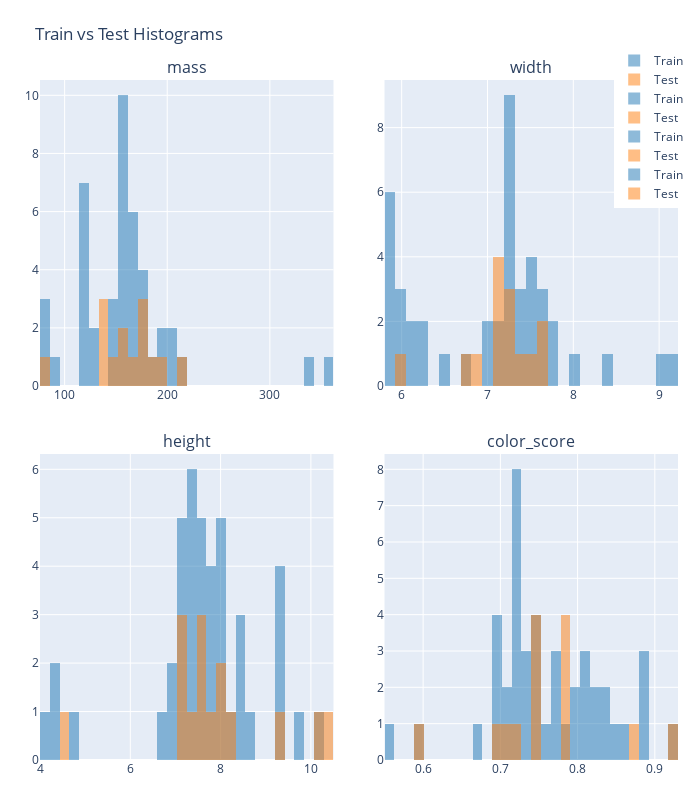

Notebook cell for this chart:
### Code cell
num_cols = X_train.select_dtypes(include='number').columns
n = len(num_cols)
cols = 2
rows = ceil(n / cols)

# --- Create subplots ---
fig = make_subplots(
    rows=rows, cols=cols,
    subplot_titles=num_cols,
    horizontal_spacing=0.08,
    vertical_spacing=0.1
)

# --- Add histograms ---
bins = 30
density = False

for i, col in enumerate(num_cols):
    r = i // cols + 1
    c = i % cols + 1

    a = X_train[col].dropna().values
    b = X_test[col].dropna().values

    # Shared bin edges for fair comparison
    if a.size and b.size:
        lo, hi = min(a.min(), b.min()), max(a.max(), b.max())
        if lo < hi:
            edges = np.linspace(lo, hi, bins + 1)
        else:
            edges = bins
    else:
        edges = bins

    # Train histogram
    fig.add_trace(
        go.Histogram(
            x=a,
            name='Train',
            nbinsx=bins,
            xbins=dict(start=edges[0], end=edges[-1], size=(edges[-1] - edges[0]) / bins) if isinstance(edges, np.ndarray) else None,
            opacity=0.5,
            marker_color='#1f77b4',
            histnorm='probability' if density else None
        ),
        row=r, col=c
    )

    # Test histogram
    fig.add_trace(
        go.Histogram(
            x=b,
            name='Test',
            nbinsx=bins,
            xbins=dict(start=edges[0], end=edges[-1], size=(edges[-1] - edges[0]) / bins) if isinstance(edges, np.ndarray) else None,
            opacity=0.5,
            marker_color='#ff7f0e',
            histnorm='probability' if density else None
        ),
        row=r, col=c
    )

# --- Layout & Aesthetics ---
fig.update_layout(
    height=400 * rows, width=700,
    title_text='Train vs Test Histograms',
    showlegend=True,
    legend=dict(x=0.9, y=1.05),
    barmode='overlay',
    margin=dict(l=40, r=20, t=80, b=40),
)

fig.update_xaxes(showgrid=True)
fig.update_yaxes(showgrid=True)

# --- Show and/or save ---
# fig.write_html('train_test_histograms.html')
fig.show()
# Optional static export:
# fig.write_image('train_test_histograms.png', scale=2)

### Figure 1 — Plotly figure (JSON) as saved in the notebook; plotly's stock layout.template omitted (floating-point values rounded to 4 significant figures)
{"data": [{"marker": {"color": "#1f77b4"}, "name": "Train", "nbinsx": 30, "opacity": 0.5, "type": "histogram", "x": [154, 174, 76, 152, 164, 132, 160, 154, 116, 162, 116, 204, 156, 80, 210, 156, 130, 160, 116, 178, 164, 356, 168, 118, 152, 118, 158, 180, 154, 186, 342, 80, 170, 160, 156, 162, 172, 144, 116, 86, 192, 120, 196, 200], "xaxis": "x", "xbins": {"end": 362, "size": 9.533, "start": 76}, "yaxis": "y"}, {"marker": {"color": "#ff7f0e"}, "name": "Test", "nbinsx": 30, "opacity": 0.5, "type": "histogram", "x": [362, 150, 194, 140, 172, 176, 142, 216, 154, 140, 84, 166, 158, 180, 190], "xaxis": "x", "xbins": {"end": 362, "size": 9.533, "start": 76}, "yaxis": "y"}, {"marker": {"color": "#1f77b4"}, "name": "Train", "nbinsx": 30, "opacity": 0.5, "type": "histogram", "x": [7.2, 7.3, 5.8, 7.6, 7.2, 5.8, 7, 7.3, 5.9, 7.5, 6.3, 7.5, 7.7, 5.8, 7.8, 7.6, 6, 7.5, 6, 7.1, 7.3, 9.2, 7.5, 6.1, 6.5, 5.9, 7.2, 8, 7, 7.2, 9, 5.9, 7.6, 7.1, 7.4, 7.4, 7.4, 6.8, 6.1, 6.2, 8.4, 6, 7.3, 7.3], "xaxis": "x2", "xbins": {"end": 9.6, "size": 0.1267, "start": 5.8}, "yaxis": "y2"}, {"marker": {"color": "#ff7f0e"}, "name": "Test", "nbinsx": 30, "opacity": 0.5, "type": "histogram", "x": [9.6, 7.1, 7.2, 6.7, 7.1, 7.4, 7.6, 7.3, 7.1, 7.3, 6, 6.9, 7.1, 7.6, 7.5], "xaxis": "x2", "xbins": {"end": 9.6, "size": 0.1267, "start": 5.8}, "yaxis": "y2"}, {"marker": {"color": "#1f77b4"}, "name": "Train", "nbinsx": 30, "opacity": 0.5, "type": "histogram", "x": [7.2, 10.1, 4, 7.3, 7, 8.7, 7.4, 7.3, 8.1, 7.1, 7.7, 9.2, 7.1, 4.3, 8, 7.5, 8.2, 7.5, 7.5, 7.8, 7.7, 9.2, 7.6, 8.1, 8.5, 8, 7.8, 6.8, 7.1, 9.2, 9.4, 4.3, 7.9, 7.6, 7.4, 7.2, 7, 7.4, 8.5, 4.7, 7.3, 8.4, 9.7, 10.5], "xaxis": "x3", "xbins": {"end": 10.5, "size": 0.2167, "start": 4}, "yaxis": "y3"}, {"marker": {"color": "#ff7f0e"}, "name": "Test", "nbinsx": 30, "opacity": 0.5, "type": "histogram", "x": [9.2, 7.9, 10.3, 7.1, 7.6, 7.2, 7.8, 10.2, 7.5, 7.1, 4.6, 7.3, 7.5, 8.2, 8.1], "xaxis": "x3", "xbins": {"end": 10.5, "size": 0.2167, "start": 4}, "yaxis": "y3"}, {"marker": {"color": "#1f77b4"}, "name": "Train", "nbinsx": 30, "opacity": 0.5, "type": "histogram", "x": [0.82, 0.72, 0.81, 0.69, 0.8, 0.73, 0.81, 0.79, 0.73, 0.83, 0.72, 0.77, 0.69, 0.77, 0.82, 0.67, 0.71, 0.86, 0.72, 0.92, 0.7, 0.75, 0.73, 0.7, 0.72, 0.72, 0.77, 0.59, 0.88, 0.72, 0.75, 0.81, 0.88, 0.76, 0.84, 0.85, 0.89, 0.75, 0.71, 0.8, 0.55, 0.74, 0.72, 0.72], "xaxis": "x4", "xbins": {"end": 0.93, "size": 0.01267, "start": 0.55}, "yaxis": "y4"}, {"marker": {"color": "#ff7f0e"}, "name": "Test", "nbinsx": 30, "opacity": 0.5, "type": "histogram", "x": [0.74, 0.75, 0.7, 0.72, 0.92, 0.6, 0.75, 0.71, 0.78, 0.87, 0.79, 0.93, 0.79, 0.79, 0.74], "xaxis": "x4", "xbins": {"end": 0.93, "size": 0.01267, "start": 0.55}, "yaxis": "y4"}], "layout": {"annotations": [{"font": {"size": 16}, "showarrow": false, "text": "mass", "x": 0.23, "xanchor": "center", "xref": "paper", "y": 1, "yanchor": "bottom", "yref": "paper"}, {"font": {"size": 16}, "showarrow": false, "text": "width", "x": 0.77, "xanchor": "center", "xref": "paper", "y": 1, "yanchor": "bottom", "yref": "paper"}, {"font": {"size": 16}, "showarrow": false, "text": "height", "x": 0.23, "xanchor": "center", "xref": "paper", "y": 0.45, "yanchor": "bottom", "yref": "paper"}, {"font": {"size": 16}, "showarrow": false, "text": "color_score", "x": 0.77, "xanchor": "center", "xref": "paper", "y": 0.45, "yanchor": "bottom", "yref": "paper"}], "barmode": "overlay", "height": 800, "legend": {"x": 0.9, "y": 1.05}, "margin": {"b": 40, "l": 40, "r": 20, "t": 80}, "showlegend": true, "title": {"text": "Train vs Test Histograms"}, "width": 700, "xaxis": {"anchor": "y", "domain": [0, 0.46], "showgrid": true}, "xaxis2": {"anchor": "y2", "domain": [0.54, 1], "showgrid": true}, "xaxis3": {"anchor": "y3", "domain": [0, 0.46], "showgrid": true}, "xaxis4": {"anchor": "y4", "domain": [0.54, 1], "showgrid": true}, "yaxis": {"anchor": "x", "domain": [0.55, 1], "showgrid": true}, "yaxis2": {"anchor": "x2", "domain": [0.55, 1], "showgrid": true}, "yaxis3": {"anchor": "x3", "domain": [0, 0.45], "showgrid": true}, "yaxis4": {"anchor": "x4", "domain": [0, 0.45], "showgrid": true}}}
